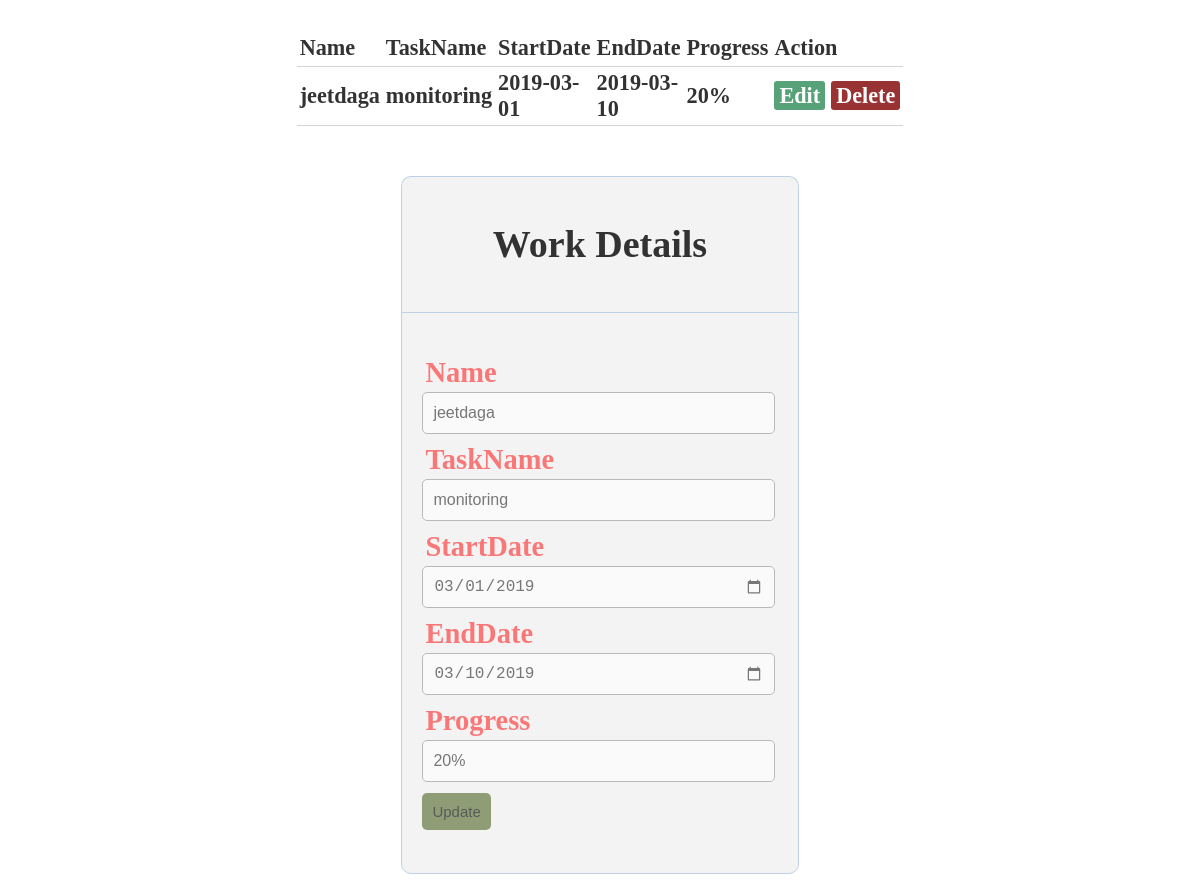
The app's page /work.php?edit=6 (signed in) with its own data.
### tables this page shows
CREATE TABLE `info` (
  `id` int(11) NOT NULL,
  `name` varchar(255) NOT NULL,
  `taskname` varchar(255) NOT NULL,
  `startdate` date NOT NULL,
  `enddate` date NOT NULL,
  `progress` varchar(255) NOT NULL
);

### work.php (the view, shortened to what this page needs)
<?php  include('workserver.php'); ?>
<?php
	if (isset($_GET['edit'])) {
		$id = $_GET['edit'];
		$update = true;
		$record = mysqli_query($db, "SELECT * FROM info WHERE id=$id");
		if (@count($record) == 1 ) {
			$n = mysqli_fetch_array($record);
			$name = $n['name'];
			$taskname = $n['taskname'];
			$startdate = $n['startdate'];
			$enddate = $n['enddate'];
			$progress = $n['progress'];
		}
	}
?>
<!DOCTYPE html>
<html>
<head>
	<link rel="stylesheet" type="text/css" href="style1.css">
</head>
<body>
<?php $results = mysqli_query($db, "SELECT * FROM info"); ?>
<h3>
<table>
	<thead>
		<tr>
			<th>Name</th>
			<th>TaskName</th>
			<th>StartDate</th>
			<th>EndDate</th>
			<th>Progress</th>
			<th colspan="2">Action</th>
		</tr>
	</thead>
	<?php while ($row = mysqli_fetch_array($results)) { ?>
		<tr>
			<td><?php echo $row['name']; ?></td>
			<td><?php echo $row['taskname']; ?></td>
			<td><?php echo $row['startdate']; ?></td>
			<td><?php echo $row['enddate']; ?></td>
			<td><?php echo $row['progress']; ?></td>
			<td>
				<a href="work.php?edit=<?php echo $row['id']; ?>" class="edit_btn" >Edit</a>
			</td>
			<td>
				<a href="workserver.php?del=<?php echo $row['id']; ?>" class="del_btn">Delete</a>
			</td>
		</tr>
	<?php } ?>
</table>
</h3>
<div class="register">
		<h1>Work Details</h1>
	</div>
<form method="post" action="workserver.php" >
	<input type="hidden" name="id" value="<?php echo $id; ?>"><h2>
		<div class="input-group">
			<label>Name</label>
			<input type="text" name="name" value="<?php echo $name; ?>">
		</div>
		<div class="input-group">
			<label>TaskName</label>
			<input type="text" name="taskname" value="<?php echo $taskname; ?>">
		</div>
		<div class="input-group">
			<label>StartDate</label>
			<input type="date" name="startdate" value="<?php echo $startdate; ?>">
		</div>
		<div class="input-group">
			<label>EndDate</label>
			<input type="date" name="enddate" value="<?php echo $enddate; ?>">
		</div>
		<div class="input-group">
			<label>Progress</label>
			<input type="text" name="progress" value="<?php echo $progress; ?>">
		</div>
		<div class="input-group">
			<?php if ($update == true): ?>
	<button class="btn" type="submit" name="update" style="background: #556B2F;" >Update</button>
<?php else: ?>
	<button class="btn" type="submit" name="save" >Save</button>
<?php endif ?>
		</div>
	</h2>
	</form>
</body>
</html>

### style1.css (style rules this page uses)
body { background-image: url(splash.jpg); background-repeat: repeat; background-size: cover; font-size: 19px; }
table { width: 50%; margin: 30px auto; background: white; border-collapse: collapse; text-align: left; opacity: 0.8; }
tr { border-bottom: 1px solid #cbcbcb; }
th, td { border: none; height: 30px; padding: 3px; }
.register { width: 30%; margin: 50px auto 0px; color: black; background: #f1f1f1; text-align: center; border: 1px solid #B0C4DE; border-bottom: none; border-radius: 10px 10px 0px 0px; padding: 20px; opacity: 0.8; }
form, .content { width: 30%; margin: 0px auto; padding: 20px; border: 1px solid #B0C4DE; background: #f1f1f1; border-radius: 0px 0px 10px 10px; opacity: 0.8; }
.input-group { margin: 10px 0px 10px 0px; opacity: 0.8; }
.input-group label { color: red; display: block; text-align: left; margin: 3px; opacity: 0.8; }
.input-group input { height: 30px; width: 93%; padding: 5px 10px; font-size: 16px; border-radius: 5px; border: 1px solid gray; opacity: 0.8; }
.btn { padding: 10px; font-size: 15px; color: black; background: grey; border: none; border-radius: 5px; }
.edit_btn { text-decoration: none; padding: 2px 5px; background: #2E8B57; color: white; border-radius: 3px; }
.del_btn { text-decoration: none; padding: 2px 5px; color: white; border-radius: 3px; background: #800000; }

### records on screen
info: name "jeetdaga", taskname "monitoring", startdate "2019-03-01", enddate "2019-03-10", progress "20%", startdate "03/01/2019", enddate "03/10/2019"
